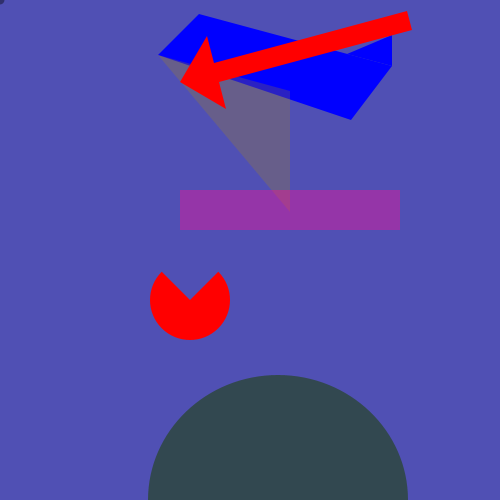
Frame 1 (no input)
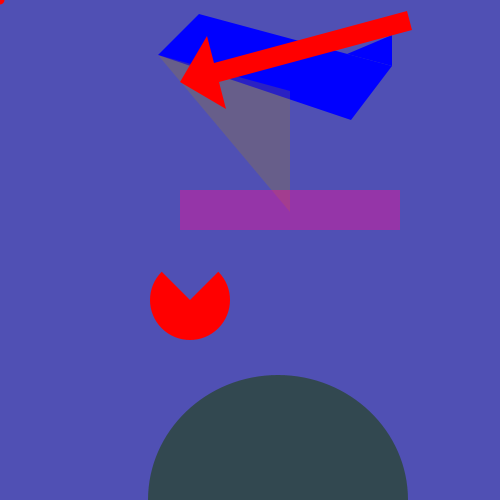
Frame 60 (the mouse pressed at the canvas centre just before this capture)
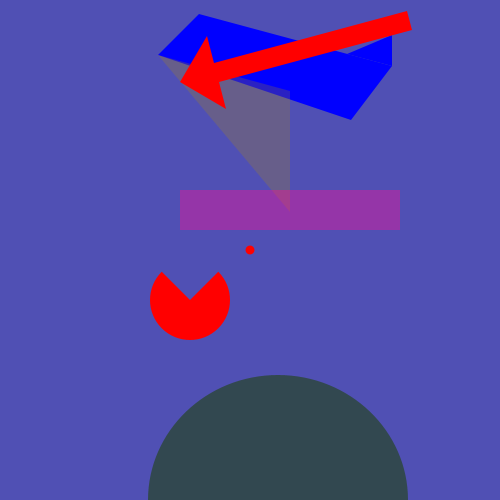
Frame 120 (the mouse held since frame 60 and released just before this capture)

The Processing sketch that drew these frames (run headless with seeded random() and noise(); from frame 60 on, the mouse is pressed at the canvas centre):

// Processing sketch: processing_14496
// ── processing_14496.pde



void setup() { size(500, 500); fill(0, 102); smooth(); noStroke();
}

void draw() { 
  background(80,80,180);
  ellipse(mouseX, mouseY, 9, 9);


point (240, 60);
point (120, 30);
point (120, 90);
point (360, 30);
point (360, 90);
line (20, 50, 420, 110);
fill(0, 0, 255);
quad (158, 55, 199, 14, 392, 66, 351, 120);

triangle (347, 54, 392, 35, 392, 66);
fill( 180, 140,0,60);
triangle (158, 55, 290, 91, 290, 212);
fill(255, 11, 150,100);

rect (180, 190, 220, 40);
fill(32,67,20,160);
ellipse (278, 500, 260, 250);

fill(255, 0, 0);
strokeWeight(40);
arc(190, 300, 80, 80, radians(-45), radians (225));
strokeWeight(5);
beginShape(); 
vertex(180, 82); 
vertex(207, 36); vertex(214, 63); 
vertex(407, 11); vertex(412, 30); 
vertex(219, 82); vertex(226, 109); 
endShape(CLOSE);


strokeWeight(1); for (int i = 20; i < 400; i += 20) {
line(i, 0, i + i/2, 580); line(i + i/2, 80, i*1.2, 520);
}


}
